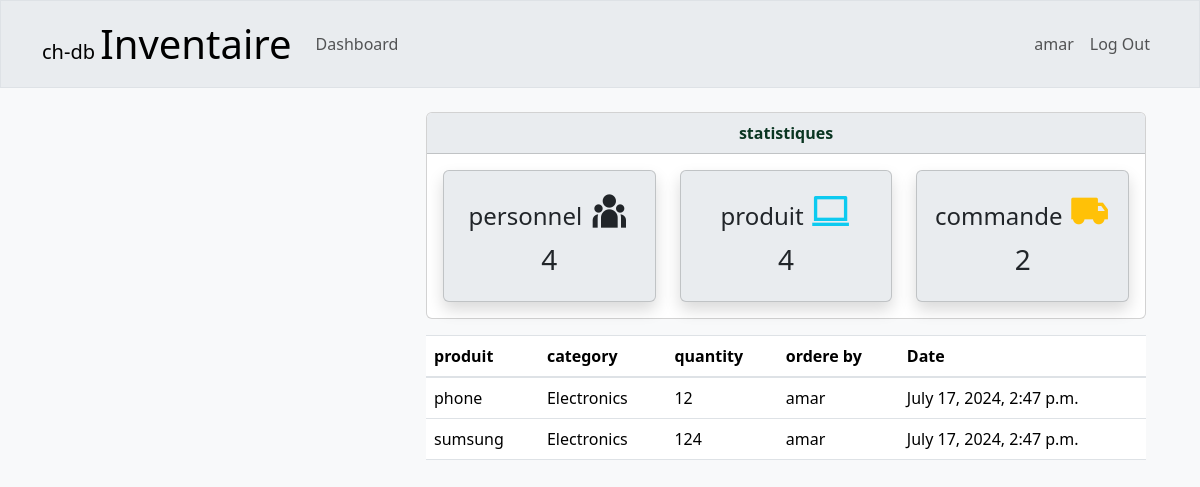
/order/ (signed in), run on the app's committed database.
### dashboard/models.py (models this page shows, shortened)
class Order(models.Model):
    Products = models.ForeignKey(Products,on_delete=models.CASCADE,null=True)
    staff = models.ForeignKey(User,on_delete=models.CASCADE,null=True)
    order_quantity= models.PositiveBigIntegerField(null=True)
    date=models.DateTimeField(auto_now_add=True)

class Products(models.Model):
    name=models.CharField(max_length=100,null=True)
    category=models.CharField(max_length=20,choices=category)
    quantity=models.PositiveIntegerField(null=True)
    def __str__(self):
        return f'{self.name}'

### dashboard/views.py (the view)
# urls.py: path('order/', views.order, name='dashboard-order'),
@login_required(login_url='user-login')
def order(request):
    workers_count = User.objects.count()
    orders=Order.objects.all()
    orders_count=orders.count()
    items_count=Products.objects.all().count()
    context = {
        'orders' : orders,
        'workers_count' : workers_count,
        'items_count':items_count,
        'orders_count':orders_count
             }
    return render(request,'dashboard/order.html',context)

### templates/dashboard/order.html
{% extends 'parts/base.html' %}
{% block content %}
{% include 'parts/topside.html' %}
<div class="container">
    <div class="row">
      <div class="col-md-4">
      </div>
      <div class="col-md-8">
        <table class="table bg-white">
          <thead>
            <tr class="text-white">
              <th scope="col">produit</th>
              <th scope="col">category</th>
              <th scope="col">quantity</th>
              <th scope="col">ordere by</th>
              <th scope="col">Date</th>
            </tr>
          </thead>
          <tbody class="table-group-divider">
            {% for order in orders %}
              <tr class="bg-white">
                <td>{{ order.Products }}</td>
                <td>{{ order.Products.category }}</td>
                <td>{{ order.order_quantity }}</td>
                <td>{{ order.staff.username }}</td>
                <td>{{ order.date }}</td>
              </tr>
            {% endfor %}
          </tbody>
        </table>
      </div>
      </div>
    </div>
   </div>
{% endblock %}

### templates/parts/nav.html (shortened to what this page needs)
<nav class="navbar navbar-expand-lg navbr-info bg-body-secondary border text-secondary-emphasis">
  <div class="container">
      {% if user.is_authenticated %}
      <a class="navbar-brand" href="{% url 'dashboard-index' %}">ch-db <span class="fs-1">Inventaire</span></a>
      <div class="collapse navbar-collapse" id="navbarSupportedContent">
          <ul class="navbar-nav mr-auto">
              <li class="nav-item active">
                  <a class="nav-link" href="{% url 'dashboard-index' %}">Dashboard <span class="sr-only">(current)</span></a>
              </li>
          </ul>
          <ul class="navbar-nav ml-auto">
              <li class="nav-item active">
                  <a class="nav-link" href="{% url 'user-profile' %}">{{user.username}}
                    <span class="sr-only">(current)</span></a>
              </li>
              <li class="nav-item">
                <form method="POST" action="{% url 'user-logout' %}">
                  <input type="submit" class="nav-link btn btn-link" value="Log Out" class="btn">
              </form>
            </li>
          </ul>
          {% endif %}
      </div>
  </div>
</nav>

### stock/static/boot/css/style.css (style rules this page uses)
:root { --bg-body:#eafcff; }
body { background: var(--bg-body); }

### data on the page
Order: Products "phone", Products.category "Electronics", order_quantity "12", staff.username "amar", date "July 17, 2024, 2:47 p.m."
Order: Products "sumsung", Products.category "Electronics", order_quantity "124", staff.username "amar", date "July 17, 2024, 2:47 p.m."

### other printed values
{{ user.username }} "amar"
{{ workers_count }} "4"
{{ items_count }} "4"
{{ orders_count }} "2"
